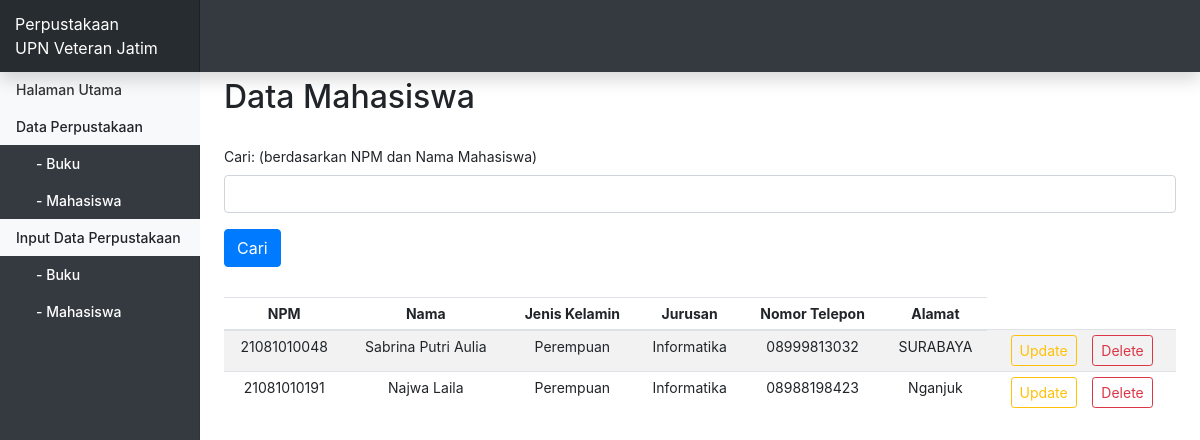
Screenshot of /readMahasiswa.php with the database file from the repository.
### tables this page shows
CREATE TABLE `mahasiswa` (
  `npm` varchar(20) NOT NULL,
  `namaMahasiswa` varchar(100) NOT NULL,
  `jenisKelamin` varchar(20) NOT NULL,
  `jurusan` varchar(50) NOT NULL,
  `noTelepon` varchar(13) NOT NULL,
  `alamat` varchar(100) NOT NULL
);

### conn.php (called while the page is built, shortened)
<?php
function connection() {
   $dbServer = 'localhost:8111';
   $dbUser = 'root';
   $dbPass = '';
   $dbName = "perpustakaan";
   $conn = mysqli_connect($dbServer, $dbUser, $dbPass);
   return $conn;
}

### readMahasiswa.php (the view, shortened to what this page needs)
<?php
  include ('conn.php');
?>
<!DOCTYPE html>
<html>
  <head>
    <link href="bootstrap.min.css" rel="stylesheet">
    <link href="dashboard.css" rel="stylesheet">
  </head>
  <body>
    <nav class="navbar navbar-dark fixed-top bg-dark flex-md-nowrap p-0 shadow">
      <a class="navbar-brand col-sm-3 col-md-2 mr-0" href="#">Perpustakaan <br> UPN Veteran Jatim</a>
    </nav>
    <div class="container-fluid">
      <div class="row">
        <nav class="col-md-2 d-none d-md-block bg-dark sidebar">
          <div class="sidebar-sticky">
            <ul class="nav flex-column" style="margin-top:15px;">
               <li class="nav-item">
               <a class="nav-link bg-light" href="<?php echo "index.php"; ?>">Halaman Utama</a>
                <ul class="nav flex-column">
                <a class="nav-link bg-light">Data Perpustakaan</a>
                  <li class="nav-item"><a class="nav-link" style="margin-left: 20px; color: white" href="<?php echo "readBuku.php"; ?>">- Buku</a></li>
                  <li class="nav-item"><a class="nav-link" style="margin-left: 20px; color: white" href="<?php echo "readMahasiswa.php"; ?>">- Mahasiswa</a></li>
                </ul>
                <ul class="nav flex-column">
                <a class="nav-link bg-light">Input Data Perpustakaan</a>
                  <li class="nav-item"><a class="nav-link" style="margin-left: 20px; color: white" href="<?php echo "formBuku.php"; ?>">- Buku</a></li>
                  <li class="nav-item"><a class="nav-link" style="margin-left: 20px; color: white" href="<?php echo "formMahasiswa.php"; ?>">- Mahasiswa</a></li>
                </ul>
               </li>
              </ul>
          </div>
        </nav>
      </div>
    </div>
        <main role="main" class="col-md-9 ml-sm-auto col-lg-10 px-4">
          <h2 style="margin: 30px 0 30px 0;">Data Mahasiswa</h2>
          <form action="readMahasiswa.php" method="GET">
            <div class="form-group">
              <label>Cari: (berdasarkan NPM dan Nama Mahasiswa)</label>
              <input type="text" class="form-control" name="cari" autocomplete="off">
            </div>
            <button type="submit" class="btn btn-primary" value="Cari">Cari</button>
          </form>
          <div class="table-responsive" style="margin: 30px 0 30px 0;">
            <table class="table table-striped table-sm" style="text-align: center">
              <thead>
                <tr>
                  <th>NPM</th>
                  <th>Nama</th>
                  <th>Jenis Kelamin</th>
                  <th>Jurusan</th>
                  <th>Nomor Telepon</th>
                  <th>Alamat</th>
                </tr>
              </thead>
              <tbody>
                <?php
                  if (isset($_GET['cari'])) {
                    $cari = $_GET['cari'];
                    $query = "SELECT * FROM mahasiswa WHERE npm like '%".$cari."%' or namaMahasiswa like '%".$cari."%'";
                  } else {
                    $query = "SELECT * FROM mahasiswa";
                  }
                  $result = mysqli_query(connection(),$query);
                 ?>
                 <?php while($data = mysqli_fetch_array($result)): ?>
                  <tr>
                      <td><?php echo $data['npm'];  ?></td>
                      <td><?php echo $data['namaMahasiswa'];  ?></td>
                      <td><?php echo $data['jenisKelamin'];  ?></td>
                      <td><?php echo $data['jurusan'];  ?></td>
                      <td><?php echo $data['noTelepon'];  ?></td>
                      <td><?php echo $data['alamat'];  ?></td>
                      <td>
                      <a href="<?php echo "updateMahasiswa.php?npm=".$data['npm']; ?>" class="btn btn-outline-warning btn-sm">Update</a>
                      <a href="<?php echo "deleteMahasiswa.php?npm=".$data['npm']; ?>" class="btn btn-outline-danger btn-sm">Delete</a>
                    </td>
                  </tr>
                 <?php endwhile ?>
              </tbody>
            </table>
          </div>
        </main>
  </body>
</html>

### dashboard.css (style rules this page uses)
body { font-size: .875rem; }
.sidebar { position: fixed; top: 0; bottom: 0; left: 0; z-index: 100; padding: 48px 0 0; box-shadow: inset -1px 0 0 rgba(0, 0, 0, .1); }
.sidebar-sticky { position: relative; top: 0; height: calc(100vh - 48px); padding-top: .5rem; overflow-x: hidden; overflow-y: auto; }
.sidebar .nav-link { font-weight: 500; color: #333; }
[role="main"] { padding-top: 48px; }
.navbar-brand { padding-top: .75rem; padding-bottom: .75rem; font-size: 1rem; background-color: rgba(0, 0, 0, .25); box-shadow: inset -1px 0 0 rgba(0, 0, 0, .25); }

### rows the page displays
mahasiswa: npm "21081010048", namaMahasiswa "Sabrina Putri Aulia", jenisKelamin "Perempuan", jurusan "Informatika", noTelepon "08999813032", alamat "SURABAYA"
mahasiswa: npm "21081010191", namaMahasiswa "Najwa Laila", jenisKelamin "Perempuan", jurusan "Informatika", noTelepon "08988198423", alamat "Nganjuk"
